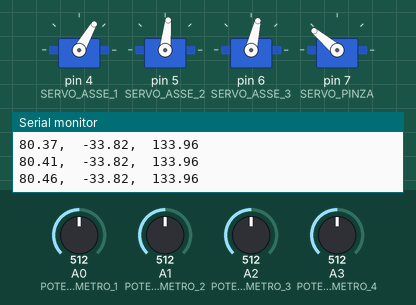
Recording of a sketch running on a simulated Arduino Uno, built with avr-gcc and run on an emulated ATmega328P. On the bench: 4 × servo, the last lines printed to the serial monitor. The test bench sets the inputs (shaded band); at power-on: A3 (POTENZIOMETRO_4) = 512, A0 (POTENZIOMETRO_1) = 512, A1 (POTENZIOMETRO_2) = 512, A2 (POTENZIOMETRO_3) = 512.

Above: at 1.28 s.
1.3 s: A3 (POTENZIOMETRO_4) set to 306
At 2.3 s:
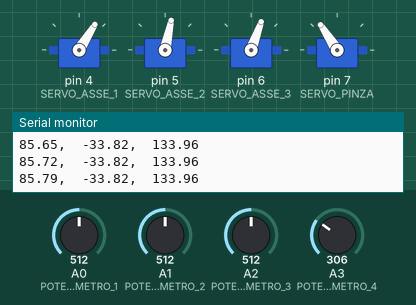
4.3 s: A3 (POTENZIOMETRO_4) set to 30
At 4.67 s:
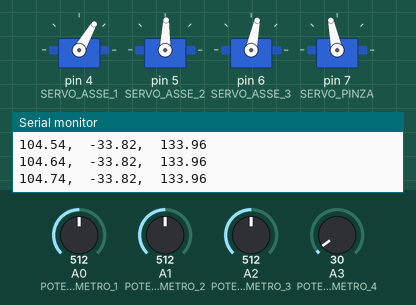
7.3 s: A3 (POTENZIOMETRO_4) set to 716
At 10.1 s:
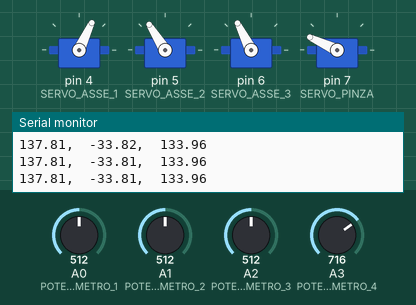
10.3 s: A3 (POTENZIOMETRO_4) set to 992
At 19.5 s:
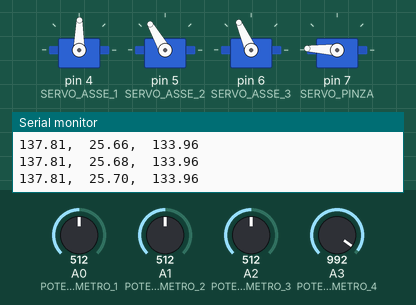
Timing chart, 0 to 24.7 s (numbered marks = the images above; inputs shaded):
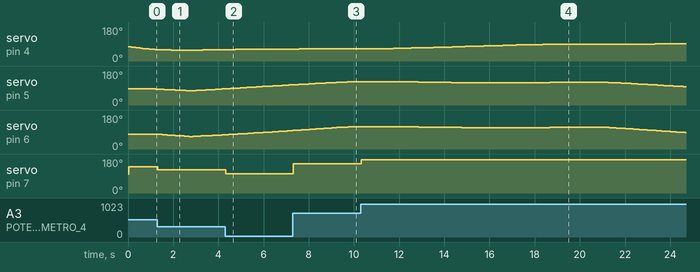

The sketch:

traiettoriaSplineXYZ.ino
```cpp
/*
 *  Spline Cubica Hermite naturale
 *  VEDI LA LEZIONE COMPLETA :  https://youtu.be/MPPVonD1w5E
 *
 *  Appunti: http://www.mat.unimi.it/users/alzati/Geometria_Computazionale_98-99/apps/interpolanti/teoria.html
 */

#include <Servo.h>

Servo Servo_0;   /* asse 1, angolo Beta */
Servo Servo_1;   /* asse 2, angolo Alfa */
Servo Servo_2;   /* asse 3, angolo Gamma */
Servo Servo_3;

#define POTENZIOMETRO_1   A0
#define POTENZIOMETRO_2   A1
#define POTENZIOMETRO_3   A2
#define POTENZIOMETRO_4   A3

#define SERVO_ASSE_1  4
#define SERVO_ASSE_2  5
#define SERVO_ASSE_3  6
#define SERVO_PINZA   7
#define PULSANTE      3

#define DELTA_ALFA    1
#define DELTA_BETA    1
#define DELTA_GAMMA   1

#define OFFSET_ALFA    0
#define OFFSET_BETA    -11
#define OFFSET_GAMMA   -10

#define DELTA_T_MS    10000
#define RISOLUZIONE_SPLINE  100.0

int potenziometro[4];
int alfa1024, beta1024, gamma1024;
float xmm, ymm, zmm;
int tempoPressionePulsanteDS;

float punto0[3], punto1[3], punto2[3], punto3[3];
unsigned long t0, t1;
int   stato_movimento;
float coefX[4], coefY[4], coefZ[4];

void setup()
{
  Serial.begin(115200);

  Servo_0.attach( SERVO_ASSE_1 );
  Servo_1.attach( SERVO_ASSE_2 );
  Servo_2.attach( SERVO_ASSE_3 );
  Servo_3.attach( SERVO_PINZA );

  // PULSANTE
  pinMode(PULSANTE, INPUT);

  tempoPressionePulsanteDS = 0;
  alfa1024 = 500;
  beta1024 = 500;
  gamma1024 = 500;
  calcoloCinematicoDiretto(alfa1024, beta1024, gamma1024, &xmm, &ymm, &zmm);
  writeServo();

  punto0[0] = xmm - 30; // x del punto 0
  punto0[1] = ymm - 30; // y del punto 0
  punto0[2] = zmm; // z del punto 0

  punto1[0] = xmm + 30; // x del punto 1
  punto1[1] = ymm - 30; // y del punto 1
  punto1[2] = zmm; // z del punto 1

  punto2[0] = xmm + 30; // x del punto 0
  punto2[1] = ymm + 30; // y del punto 0
  punto2[2] = zmm; // z del punto 0

  punto3[0] = xmm - 30; // x del punto 1
  punto3[1] = ymm + 30; // y del punto 1
  punto3[2] = zmm; // z del punto 1

  t0 = millis();
  calcolaCoefficientiSpline( punto0[0], punto1[0],
                             &coefX[0], &coefX[1], &coefX[2], &coefX[3] );
  calcolaCoefficientiSpline( punto0[1], punto1[1],
                             &coefY[0], &coefY[1], &coefY[2], &coefY[3] );
  calcolaCoefficientiSpline( punto0[2], punto1[2],
                             &coefZ[0], &coefZ[1], &coefZ[2], &coefZ[3] );
  stato_movimento = 1;

  Serial.println( "Tutti i coefficienti X" );
  Serial.println( punto0[0] );
  Serial.println( punto1[0] );
  Serial.println( coefX[0],15 );
  Serial.println( coefX[1],15 );
  Serial.println( coefX[2],15 );
  Serial.println( coefX[3],15 );

}

/*
 - loop function
 * ---------------------------------------------------------------------------*/
void loop()
{
  float t, x2mm, y2mm, z2mm;

  readPot();   // leggo il potenziometro solo per la pinza

  /*
    x2mm = map(potenziometro[0], 0, 1023,   30, 100);
    y2mm = map(potenziometro[1], 0, 1023, -100, 100);
    z2mm = map(potenziometro[2], 0, 1023,    0, 150);
  */
  t = (millis() - t0) / RISOLUZIONE_SPLINE;

  switch (stato_movimento) {
    case 1:

      /* devo andare da Punto0 a Punto1 */
      x2mm = calcolaSpline(t, coefX[0], coefX[1], coefX[2], coefX[3]);
      y2mm = calcolaSpline(t, coefY[0], coefY[1], coefY[2], coefY[3]);
      z2mm = calcolaSpline(t, coefZ[0], coefZ[1], coefZ[2], coefZ[3]);

      if ( (millis() - t0) >= DELTA_T_MS ) {
        t0 = millis();
        calcolaCoefficientiSpline( punto1[0], punto2[0],
             &coefX[0], &coefX[1], &coefX[2], &coefX[3] );
        calcolaCoefficientiSpline( punto1[1], punto2[1],
             &coefY[0], &coefY[1], &coefY[2], &coefY[3] );
        calcolaCoefficientiSpline( punto1[2], punto2[2],
             &coefZ[0], &coefZ[1], &coefZ[2], &coefZ[3] );
        stato_movimento = 2;
      }
      break;

    case 2:
      /* devo andare da Punto1 a Punto2 */
      x2mm = calcolaSpline(t, coefX[0], coefX[1], coefX[2], coefX[3]);
      y2mm = calcolaSpline(t, coefY[0], coefY[1], coefY[2], coefY[3]);
      z2mm = calcolaSpline(t, coefZ[0], coefZ[1], coefZ[2], coefZ[3]);

      if ( (millis() - t0) >= DELTA_T_MS ) {
        t0 = millis();
        calcolaCoefficientiSpline( punto2[0], punto3[0],
             &coefX[0], &coefX[1], &coefX[2], &coefX[3] );
        calcolaCoefficientiSpline( punto2[1], punto3[1],
             &coefY[0], &coefY[1], &coefY[2], &coefY[3] );
        calcolaCoefficientiSpline( punto2[2], punto3[2],
             &coefZ[0], &coefZ[1], &coefZ[2], &coefZ[3] );
        stato_movimento = 3;
      }
      break;

    case 3:
      /* devo andare da Punto2 a Punto3 */
      x2mm = calcolaSpline(t, coefX[0], coefX[1], coefX[2], coefX[3]);
      y2mm = calcolaSpline(t, coefY[0], coefY[1], coefY[2], coefY[3]);
      z2mm = calcolaSpline(t, coefZ[0], coefZ[1], coefZ[2], coefZ[3]);

      if ( (millis() - t0) >= DELTA_T_MS ) {
        t0 = millis();
        calcolaCoefficientiSpline( punto3[0], punto0[0],
             &coefX[0], &coefX[1], &coefX[2], &coefX[3] );
        calcolaCoefficientiSpline( punto3[1], punto0[1],
             &coefY[0], &coefY[1], &coefY[2], &coefY[3] );
        calcolaCoefficientiSpline( punto3[2], punto0[2],
             &coefZ[0], &coefZ[1], &coefZ[2], &coefZ[3] );
        stato_movimento = 4;
      }
      break;

    default:
      /* devo andare da Punto3 a Punto0 */
      x2mm = calcolaSpline(t, coefX[0], coefX[1], coefX[2], coefX[3]);
      y2mm = calcolaSpline(t, coefY[0], coefY[1], coefY[2], coefY[3]);
      z2mm = calcolaSpline(t, coefZ[0], coefZ[1], coefZ[2], coefZ[3]);

      if ( (millis() - t0) >= DELTA_T_MS ) {
        t0 = millis();
        calcolaCoefficientiSpline( punto0[0], punto1[0],
             &coefX[0], &coefX[1], &coefX[2], &coefX[3] );
        calcolaCoefficientiSpline( punto0[1], punto1[1],
             &coefY[0], &coefY[1], &coefY[2], &coefY[3] );
        calcolaCoefficientiSpline( punto0[2], punto1[2],
             &coefZ[0], &coefZ[1], &coefZ[2], &coefZ[3] );
        stato_movimento = 1;
      }
      break;
  }


  Serial.print(x2mm);
  Serial.print(",\t");
  Serial.print(y2mm);
  Serial.print(",\t");
  Serial.println(z2mm);

/***************

  PRESA DIRETTA SUI POTENZIOMETRI:

  alfa1024 = potenziometro[1];
  beta1024 = potenziometro[0];
  gamma1024 = potenziometro[2];

****************/

  /* posizione effettiva : xmm, ymm, zmm */
  /* posizione desiderata : x2mm, y2mm, z2mm */

  int alfa1024_ok,  beta1024_ok,  gamma1024_ok;
  float errore1;

  calcoloCinematicoDiretto(alfa1024, beta1024, gamma1024, &xmm, &ymm, &zmm);
  errore1 = calcoloErrore ((x2mm - xmm), (y2mm - ymm), (z2mm - zmm));

  alfa1024_ok = alfa1024;
  beta1024_ok = beta1024;
  gamma1024_ok = gamma1024;

  /* TENTATIVO 1 */
  tentativoMovimento( alfa1024 + DELTA_ALFA, beta1024, gamma1024, &errore1, x2mm, y2mm, z2mm, &alfa1024_ok, &beta1024_ok, &gamma1024_ok);

  /* TENTATIVO 2 */
  tentativoMovimento( alfa1024 - DELTA_ALFA, beta1024, gamma1024, &errore1, x2mm, y2mm, z2mm, &alfa1024_ok, &beta1024_ok, &gamma1024_ok);

  /* TENTATIVO 3 */
  tentativoMovimento( alfa1024, beta1024 + DELTA_BETA, gamma1024, &errore1, x2mm, y2mm, z2mm, &alfa1024_ok, &beta1024_ok, &gamma1024_ok);

  /* TENTATIVO 4 */
  tentativoMovimento( alfa1024, beta1024 - DELTA_BETA, gamma1024, &errore1, x2mm, y2mm, z2mm, &alfa1024_ok, &beta1024_ok, &gamma1024_ok);

  /* TENTATIVO 5 */
  tentativoMovimento( alfa1024, beta1024, gamma1024 + DELTA_GAMMA, &errore1, x2mm, y2mm, z2mm, &alfa1024_ok, &beta1024_ok, &gamma1024_ok);

  /* TENTATIVO 6 */
  tentativoMovimento( alfa1024, beta1024, gamma1024 - DELTA_GAMMA, &errore1, x2mm, y2mm, z2mm, &alfa1024_ok, &beta1024_ok, &gamma1024_ok);

  alfa1024 =  alfa1024_ok;
  beta1024 =  beta1024_ok;
  gamma1024 = gamma1024_ok;

  writeServo();

}
```

Button.ino
```cpp
//Calculate the time the button  pressed
void readButton()
{
  if (digitalRead(PULSANTE) == 0)
  {
    delay(10);
    if (digitalRead(PULSANTE) == 0)
    {
      tempoPressionePulsanteDS = 0;
      while (!digitalRead(PULSANTE))
      {
        tempoPressionePulsanteDS ++;
        delay(100);
      }
    }
  }
}
```

Cinematica.ino
```cpp
void calcoloCinematicoDiretto(int alfa1024, int beta1024, int gamma1024, float *xmm, float *ymm, float *zmm) {

  float alfaDeg, betaDeg, gammaDeg;
  alfaDeg  = map(alfa1024, 0, 1023,  18000,    0) / 100.0;
  betaDeg  = map(beta1024, 0, 1023,  -9000, 9000) / 100.0;
  gammaDeg = map(gamma1024, 0, 1023, 18000,    0) / 100.0;

  /* trasformo da gradi a radianti */
  float alfaRad, betaRad, gammaRad;
  alfaRad  = alfaDeg * 3.141592/180.00;
  betaRad  = betaDeg * 3.141592/180.00;
  gammaRad = gammaDeg * 3.141592/180.00;

  float xOmm, yOmm, zOmm;
  xOmm = 0;
  yOmm = 0;
  zOmm = 0;

  float xO1mm, yO1mm, zO1mm;
  xO1mm = xOmm + 0;
  yO1mm = yOmm + 0;
  zO1mm = zOmm + 64;

  float xO2mm, yO2mm, zO2mm;
  xO2mm = xO1mm + 60*cos(alfaRad)*cos(betaRad);
  yO2mm = yO1mm + 60*cos(alfaRad)*sin(betaRad);
  zO2mm = zO1mm + 60*sin(alfaRad);

  float xPmm, yPmm, zPmm;
  /*
   * SENZA CONSIDERARE I 10 MM DI DISALLINEAMENTO
   *
  xPmm = xO2mm + 110*cos(alfaRad - gammaRad)*cos(betaRad);
  yPmm = yO2mm + 110*cos(alfaRad - gammaRad)*sin(betaRad);
  zPmm = zO2mm + 110*sin(alfaRad - gammaRad);
   *
   */
  /*
   * CONSIDERANDO I 10 MM DI DISALLINEAMENTO IN Z
   */
  xPmm = xO2mm + (110*cos(alfaRad - gammaRad) - 10*sin(alfaRad - gammaRad))*cos(betaRad);
  yPmm = yO2mm + (110*cos(alfaRad - gammaRad) - 10*sin(alfaRad - gammaRad))*sin(betaRad);
  zPmm = zO2mm + (110*sin(alfaRad - gammaRad) + 10*cos(alfaRad - gammaRad));

  *xmm = xPmm;
  *ymm = yPmm;
  *zmm = zPmm;

  /*
  Serial.print(xPmm);
  Serial.print(",");
  Serial.print(yPmm);
  Serial.print(",");
  Serial.println(zPmm);
  */
}

void calcolaCoefficientiSpline(float p0, float p1,
                               float *a, float *b, float *c, float *d ) {
  float  T = DELTA_T_MS / RISOLUZIONE_SPLINE;
  *a = -2.0 * (p1 - p0) / (T * T * T);
  *b =  3.0 * (p1 - p0) / (T * T);
  *c =  0;
  *d =  p0;
}

float calcolaSpline(float t, float a, float b, float c, float d) {
  return a*t*t*t + b*t*t + c*t + d;
}


float calcoloErrore ( float deltaX, float deltaY, float deltaZ ) {

  return ((deltaX*deltaX) + (deltaY*deltaY) + (deltaZ*deltaZ));

}


void tentativoMovimento(int alfa1024_tmp, int beta1024_tmp, int gamma1024_tmp,
                        float *errore1,
                        float x2mm, float y2mm, float z2mm,
                        int *alfa1024_ok, int *beta1024_ok, int *gamma1024_ok) {

  float xmm_tmp, ymm_tmp, zmm_tmp, errore2;

  calcoloCinematicoDiretto(alfa1024_tmp, beta1024_tmp, gamma1024_tmp, &xmm_tmp, &ymm_tmp, &zmm_tmp);
  errore2 = calcoloErrore ( (x2mm - xmm_tmp), (y2mm - ymm_tmp), (z2mm - zmm_tmp));

  if (errore2 < *errore1) {
    *alfa1024_ok = alfa1024_tmp;
    *beta1024_ok = beta1024_tmp;
    *gamma1024_ok = gamma1024_tmp;

    *errore1 = errore2;
  }

}

void writeServo() {

  Servo_1.write(map(alfa1024, 0, 1023, 0, 180)       + OFFSET_ALFA);
  Servo_0.write(map(beta1024, 0, 1023, 0, 180)       + OFFSET_BETA);
  Servo_2.write(map(gamma1024, 0, 1023, 0, 180)      + OFFSET_GAMMA);
  Servo_3.write(map(potenziometro[3], 0, 1023, 100, 180));

}
```

Record.ino
```cpp
//Read the values ot the potentiometers.
void readPot()
{
  potenziometro[0] = analogRead( POTENZIOMETRO_1 );
  potenziometro[1] = analogRead( POTENZIOMETRO_2 );
  potenziometro[2] = analogRead( POTENZIOMETRO_3 );
  potenziometro[3] = analogRead( POTENZIOMETRO_4 );
}
```

Measured:
- after the input at 1.3 s, servo on pin 7 (SERVO_PINZA): 140° → 123° at once
- after the input at 4.3 s, servo on pin 7 (SERVO_PINZA): 123° → 102° at once
- after the input at 7.3 s, servo on pin 7 (SERVO_PINZA): 102° → 155° at once
- after the input at 10.3 s, servo on pin 7 (SERVO_PINZA): 155° → 177° at once
